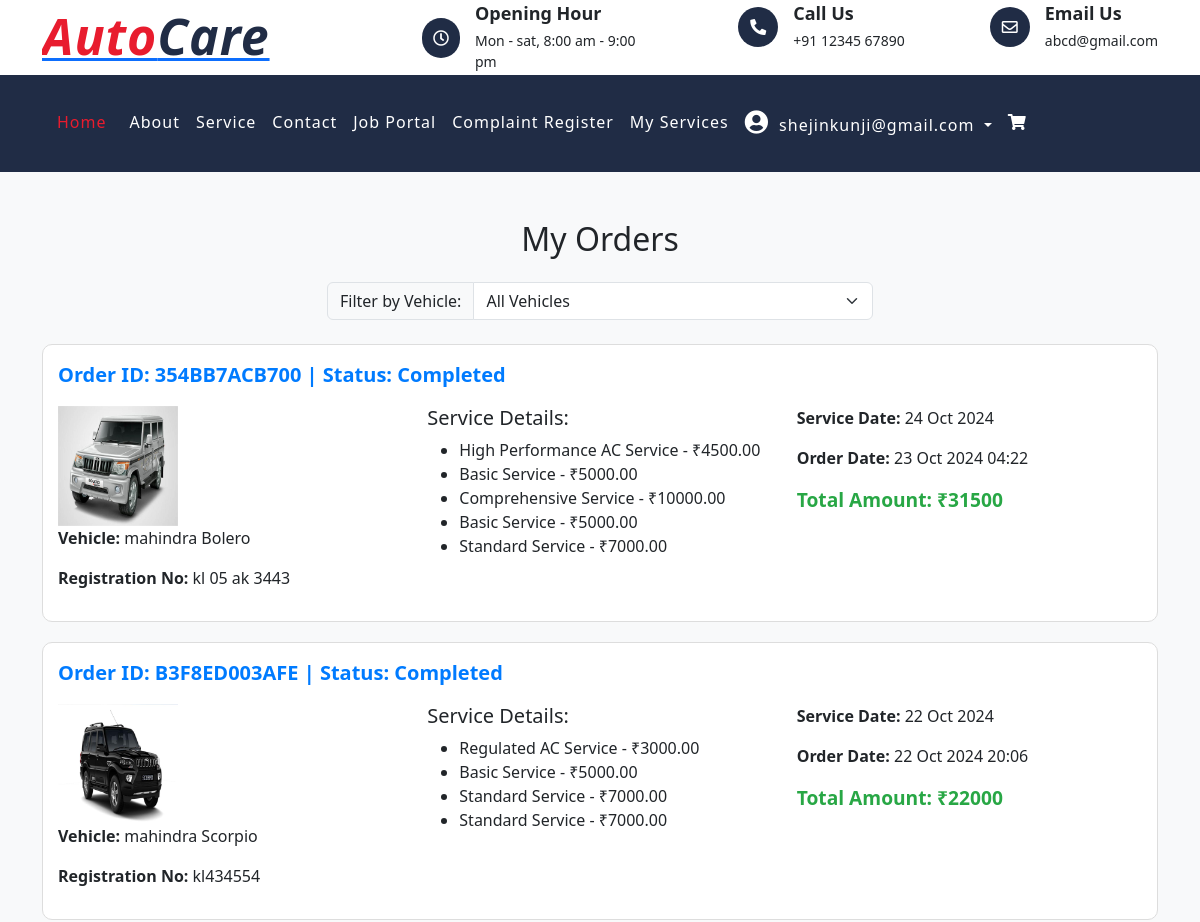
The app's page /my-orders/ (signed in, upper part), older data.
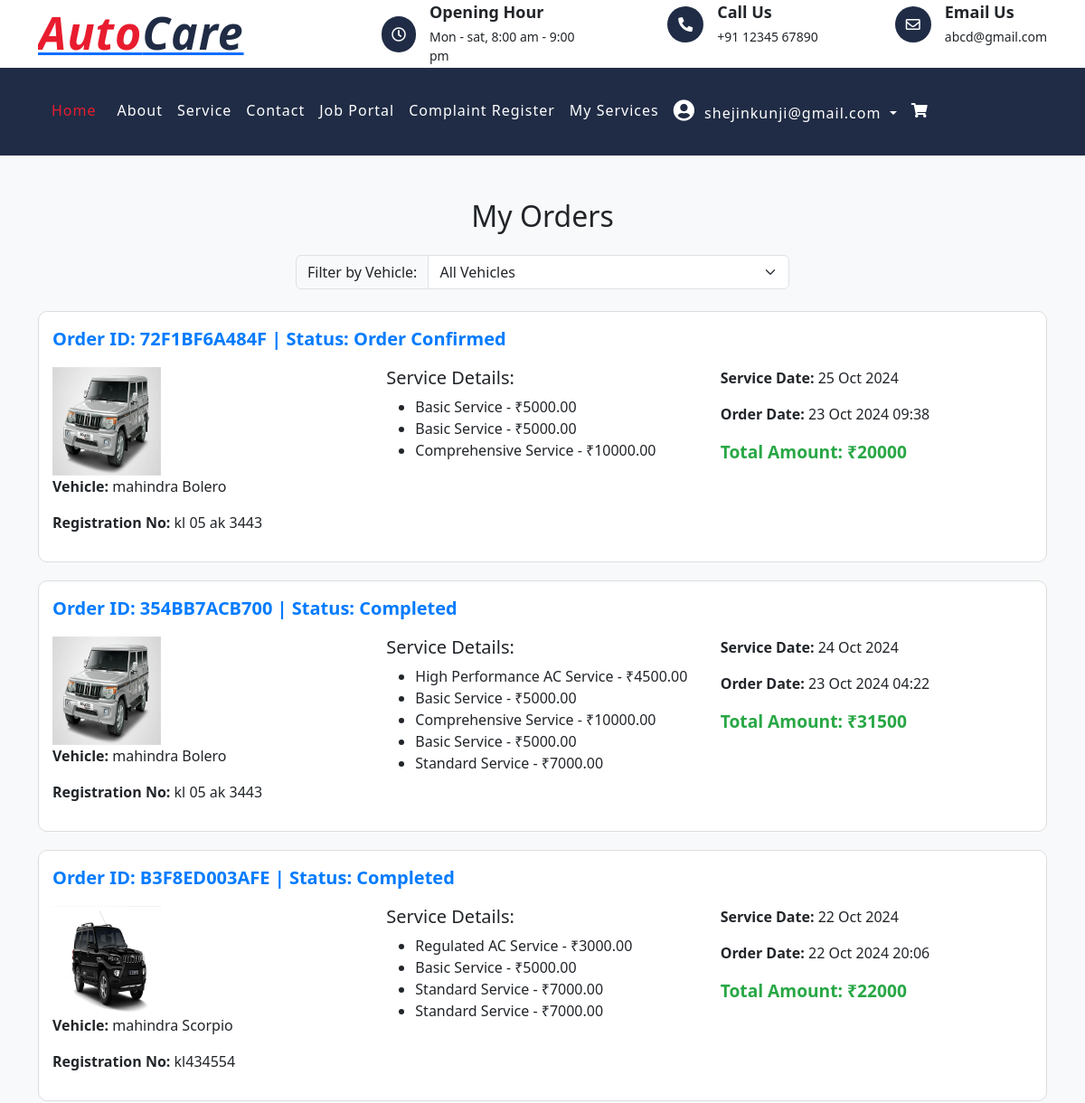
The same page, newer data.
### autocareweb/models.py (models this page shows, shortened)
class CustomUser(AbstractBaseUser, PermissionsMixin):
    email = models.EmailField(unique=True)
    role = models.CharField(max_length=20, choices=UserRole.choices, default=UserRole.CUSTOMER)
    is_active = models.BooleanField(default=True)
    is_staff = models.BooleanField(default=False)
    objects = CustomUserManager()
    USERNAME_FIELD = 'email'
    REQUIRED_FIELDS = []

class Order(models.Model):
    ORDER_STATUS = [
        ('pending', 'Work in Progress'),
        ('completed', 'Completed'),
        ('confirmed', 'Order Confirmed'),
    ]
    user = models.ForeignKey(CustomUser, on_delete=models.CASCADE)
    vehicle = models.ForeignKey(Vehicle, on_delete=models.CASCADE)
    order_id = models.CharField(max_length=20, unique=True)
    order_date = models.DateTimeField(default=timezone.now)
    service_date = models.DateField(null=True, blank=True)
    status = models.CharField(max_length=10, choices=ORDER_STATUS, default='confirmed')
    allocated_slot = models.ForeignKey(Slot, null=True, blank=True, on_delete=models.SET_NULL)  # ForeignKey to Slot model

class Vehicle(models.Model):
    user = models.ForeignKey(CustomUser, on_delete=models.CASCADE)
    vehicle_model = models.ForeignKey(VehicleModel, on_delete=models.CASCADE)
    registration_number = models.CharField(max_length=20, unique=True)

class VehicleModel(models.Model):
    make = models.ForeignKey(VehicleMake, on_delete=models.CASCADE)
    model_name = models.CharField(max_length=100)
    year = models.IntegerField()
    image = models.ImageField(upload_to='vehicle_model_images/', blank=True, null=True)
    vehicle_type = models.CharField(max_length=10, choices=VEHICLE_TYPE_CHOICES)

class VehicleMake(models.Model):
    name = models.CharField(max_length=100)
    image = models.ImageField(upload_to='vehicle_make_images/', blank=True, null=True)

class OrderService(models.Model):
    order = models.ForeignKey(Order, related_name='services', on_delete=models.CASCADE)  # The order this service belongs to
    service_type = models.ForeignKey(ServiceType, on_delete=models.CASCADE)  # The service being ordered
    price = models.DecimalField(max_digits=10, decimal_places=2)  # The price of the service

class ServiceType(models.Model):
    name = models.CharField(max_length=100)
    category = models.ForeignKey(ServiceCategory, related_name='service_types', on_delete=models.CASCADE)
    image = models.ImageField(upload_to='service_type_images/', blank=True, null=True)
    description = models.TextField()
    service_time= models.IntegerField(default=60)

### autocareweb/views.py (the view)
@login_required(login_url='customerLogin')
def my_orders(request):
    user = request.user
    vehicles = Vehicle.objects.filter(user=user)
    selected_vehicle_id = request.GET.get('vehicle_id')
    orders = Order.objects.none()
    if selected_vehicle_id:
        orders = Order.objects.filter(user=user, vehicle_id=selected_vehicle_id).order_by('-order_date')
    else:
        orders = Order.objects.filter(user=user).order_by('-order_date')
    for order in orders:
        total_price = order.services.aggregate(total=Sum('price'))['total'] or 0.00
        order.total_price = total_price
    context = {
        'orders': orders,
        'vehicles': vehicles,
        'selected_vehicle_id': selected_vehicle_id,  # Pass the selected vehicle ID to the template
    }
    return render(request, 'my_order.html', context)

### autocareweb/templatetags/custom_tags.py (called while the page is built)
@register.filter
def get_selected_vehicle(vehicles, selected_vehicle_id):
    try:
        return Vehicle.objects.get(id=selected_vehicle_id)
    except Vehicle.DoesNotExist:
        return None

### templates/my_order.html (shortened to what this page needs)
{% extends 'partials/base.html' %}
{%block content%}
{% load static %}
<!DOCTYPE html>
<html lang="en">
<head>
    <link href="https://cdn.jsdelivr.net/npm/bootstrap@5.3.0/dist/css/bootstrap.min.css" rel="stylesheet">
</head>
<body>
    <div class="container mt-5">
        <h2 class="text-center mb-4">My Orders</h2>
<div class="row mb-4">
    <div class="col-md-6 offset-md-3">
        <form method="GET" action="{% url 'my_orders' %}">
            <div class="input-group">
                <label class="input-group-text" for="vehicle-select">Filter by Vehicle:</label>
                <select class="form-select" id="vehicle-select" name="vehicle_id" onchange="this.form.submit()">
                    <option value="">All Vehicles</option>
                </select>
            </div>
        </form>
    </div>
</div>
        <div class="row">
            {% if orders %}
                {% for order in orders %}
                <div class="col-md-12">
                    <div class="order-card">
                        <div class="order-header">
                            Order ID: {{ order.order_id }} | Status: <span class="order-status">{{ order.get_status_display }}</span>
                        </div>
                        <div class="row mt-3">
                            <div class="col-md-4 vehicle-info">
                                <img src="{{ order.vehicle.vehicle_model.image.url }}" alt="Vehicle Image">
                                <p><strong>Vehicle:</strong> {{ order.vehicle.vehicle_model.make.name }} {{ order.vehicle.vehicle_model.model_name }}</p>
                                <p><strong>Registration No:</strong> {{ order.vehicle.registration_number }}</p>
                            </div>
                            <div class="col-md-4">
                                <h5>Service Details:</h5>
                                    <ul>
                                        {% for service in order.services.all %}
                                            <li>{{ service.service_type.name }} - ₹{{ service.price }}</li>
                                        {% endfor %}
                                    </ul>
                            </div>
                            <div class="col-md-4">
                                <p><strong>Service Date:</strong> {{ order.service_date|date:"d M Y" }}</p>
                                <p><strong>Order Date:</strong> {{ order.order_date|date:"d M Y H:i" }}</p>
                                <p class="total-amount">Total Amount: ₹{{ order.total_price }}</p>
                            </div>
                        </div>
                    </div>
                </div>
                {% endfor %}
            {% else %}
                <div class="alert alert-info text-center" role="alert">
                    You have no orders yet.
                </div>
            {% endif %}
        </div>
    </div>
</body>
</html>
{%endblock%}

### templates/partials/base.html (shortened to what this page needs)
{% load static %}
{% load custom_tags %}
<!DOCTYPE html>
<html lang="en">
    <head>
        <link href="https://stackpath.bootstrapcdn.com/bootstrap/4.4.1/css/bootstrap.min.css" rel="stylesheet">
        <link href="https://cdnjs.cloudflare.com/ajax/libs/font-awesome/5.10.0/css/all.min.css" rel="stylesheet">
        <link href="https://cdnjs.cloudflare.com/ajax/libs/font-awesome/5.15.4/css/all.min.css" rel="stylesheet">
        <link href="{% static 'lib/flaticon/font/flaticon.css' %}" rel="stylesheet">
        <link href="{% static 'lib/animate/animate.min.css' %}" rel="stylesheet">
        <link href="{% static 'lib/owlcarousel/assets/owl.carousel.min.css' %}" rel="stylesheet">
        <link href="{% static 'css/style.css' %}" rel="stylesheet">
    </head>
    <body>
        <div class="top-bar">
            <div class="container">
                <div class="row align-items-center">
                    <div class="col-lg-4 col-md-12">
                        <div class="logo">
                            <a href="index.html">
                                <h1>Auto<span>Care</span></h1>
                            </a>
                        </div>
                    </div>
                    <div class="col-lg-8 col-md-7 d-none d-lg-block">
                        <div class="row">
                            <div class="col-4">
                                <div class="top-bar-item">
                                    <div class="top-bar-icon">
                                        <i class="far fa-clock"></i>
                                    </div>
                                    <div class="top-bar-text">
                                        <h3>Opening Hour</h3>
                                        <p>Mon - sat, 8:00 am - 9:00 pm</p>
                                    </div>
                                </div>
                            </div>
                            <div class="col-4">
                                <div class="top-bar-item">
                                    <div class="top-bar-icon">
                                        <i class="fa fa-phone-alt"></i>
                                    </div>
                                    <div class="top-bar-text">
                                        <h3>Call Us</h3>
                                        <p>+91 12345 67890</p>
                                    </div>
                                </div>
                            </div>
                            <div class="col-4">
                                <div class="top-bar-item">
                                    <div class="top-bar-icon">
                                        <i class="far fa-envelope"></i>
                                    </div>
                                    <div class="top-bar-text">
                                        <h3>Email Us</h3>
                                        <p>abcd@gmail.com</p>
                                    </div>
                                </div>
                            </div>
                        </div>
                    </div>
                </div>
            </div>
        </div>
        <div class="nav-bar">
            <div class="container">
                <nav class="navbar navbar-expand-lg bg-dark navbar-dark">
                    <div class="collapse navbar-collapse justify-content-between" id="navbarCollapse">
                        <div class="navbar-nav mr-auto">
                            <a href="{%url 'home'%}" class="nav-item nav-link active">Home</a>
                            <a href="{%url 'about'%}" class="nav-item nav-link">About</a>
                            <a href="{%url 'customer_service_category'%}" class="nav-item nav-link">Service</a>
                            <a href="{%url 'contact'%}" class="nav-item nav-link">Contact</a>
                            <a href="{%url 'job_list'%}" class="nav-item nav-link">Job Portal</a>
                            <a href="{%url 'submit_complaint'%}" class="nav-item nav-link">Complaint Register</a>
                            <a href="{%url 'my_orders'%}" class="nav-item nav-link">My Services</a>
                            <div class="navbar-nav ml-auto">
                                {% if user.is_authenticated %}
                                    <div class="nav-item dropdown">
                                        <a href="#" class="nav-link dropdown-toggle" data-toggle="dropdown">
                                            <i class="fas fa-user-circle" style="font-size: 24px; margin-right: 5px;"></i> {{ request.user.email }}
                                        </a>
                                    </div>
                                {% else %}
                                    <a href="{% url 'customerLogin' %}" class="nav-item nav-link">
                                        <i class="fas fa-sign-in-alt"></i> Login
                                    </a>
                                {% endif %}
                            </div>
                            <a href="{% url 'view_cart' %}" class="nav-item nav-link">
                                <i class="fas fa-shopping-cart"></i>
                            </a>
                        </div>
                    </div>
                </nav>
            </div>
        </div>
        {% block content %}
        {% endblock %}
    </body>
</html>

### static/css/style.css (style rules this page uses)
body { color: #444444; font-weight: 400; background: #ffffff; font-family: 'Barlow', sans-serif; }
h1, h2, h3, h4, h5, h6 { color: #202C45; }
a { color: #202C45; transition: .3s; }
.top-bar { position: relative; height: 75px; display: flex; align-items: center; background: #ffffff; }
.top-bar .logo { text-align: left; overflow: hidden; }
.top-bar .logo h1 { margin: -4px 0 0 0; color: #E81C2E; font-size: 50px; line-height: 50px; font-weight: 800; letter-spacing: 1px; font-style: italic; }
.top-bar .logo h1 span { color: #202C45; }
.top-bar .top-bar-item { display: flex; align-items: center; justify-content: flex-end; }
.top-bar .top-bar-icon { width: 40px; height: 40px; display: flex; align-items: center; justify-content: center; background: #202C45; border-radius: 40px; }
.top-bar .top-bar-icon i { margin: 0; color: #ffffff; font-size: 16px; }
.top-bar .top-bar-text { padding-left: 15px; }
.top-bar .top-bar-text h3 { margin: 0 0 5px 0; font-size: 18px; font-weight: 600; }
.top-bar .top-bar-text p { margin: 0; font-size: 14px; font-weight: 400; }
.nav-bar { position: relative; background: #202C45; }
.nav-bar .navbar { padding: 20px 0; background: #202C45 !important; transition: .3s; }
.navbar-dark .navbar-nav .nav-link, .navbar-dark .navbar-nav .nav-link:focus, .navbar-dark .navbar-nav .nav-link:hover, .navbar-dark .navbar-nav .nav-link.active { color: #ffffff; padding: 15px; font-weight: 500; letter-spacing: 1px; }
.navbar-dark .navbar-nav .nav-link:hover, .navbar-dark .navbar-nav .nav-link.active { color: #E81C2E; }

### templates/my_order.html (style rules this page uses)
body { background-color: #f8f9fa; }
.order-card { margin-bottom: 20px; padding: 15px; border-radius: 10px; border: 1px solid #ddd; background-color: #fff; }
.order-header { font-size: 1.25rem; font-weight: bold; color: #007bff; }
.vehicle-info img { max-width: 120px; }
.total-amount { font-size: 1.2rem; font-weight: bold; color: #28a745; }
.order-status { font-weight: bold; }

Row changes from the older to the newer data that the page shows:
added Order: order_id "72F1BF6A484F", status "Order Confirmed", vehicle.vehicle_model.image (picture), vehicle.vehicle_model.make.name "mahindra", vehicle.vehicle_model.model_name "Bolero", vehicle.registration_number "kl 05 ak 3443", service_date "25 Oct 2024", order_date "23 Oct 2024 09:38", total_price "20000"
added OrderService: service_type.name "Basic Service", price "5000.00", shown under "72F1BF6A484F"
added OrderService: service_type.name "Basic Service", price "5000.00", shown under "72F1BF6A484F"
added OrderService: service_type.name "Comprehensive Service", price "10000.00", shown under "72F1BF6A484F"
